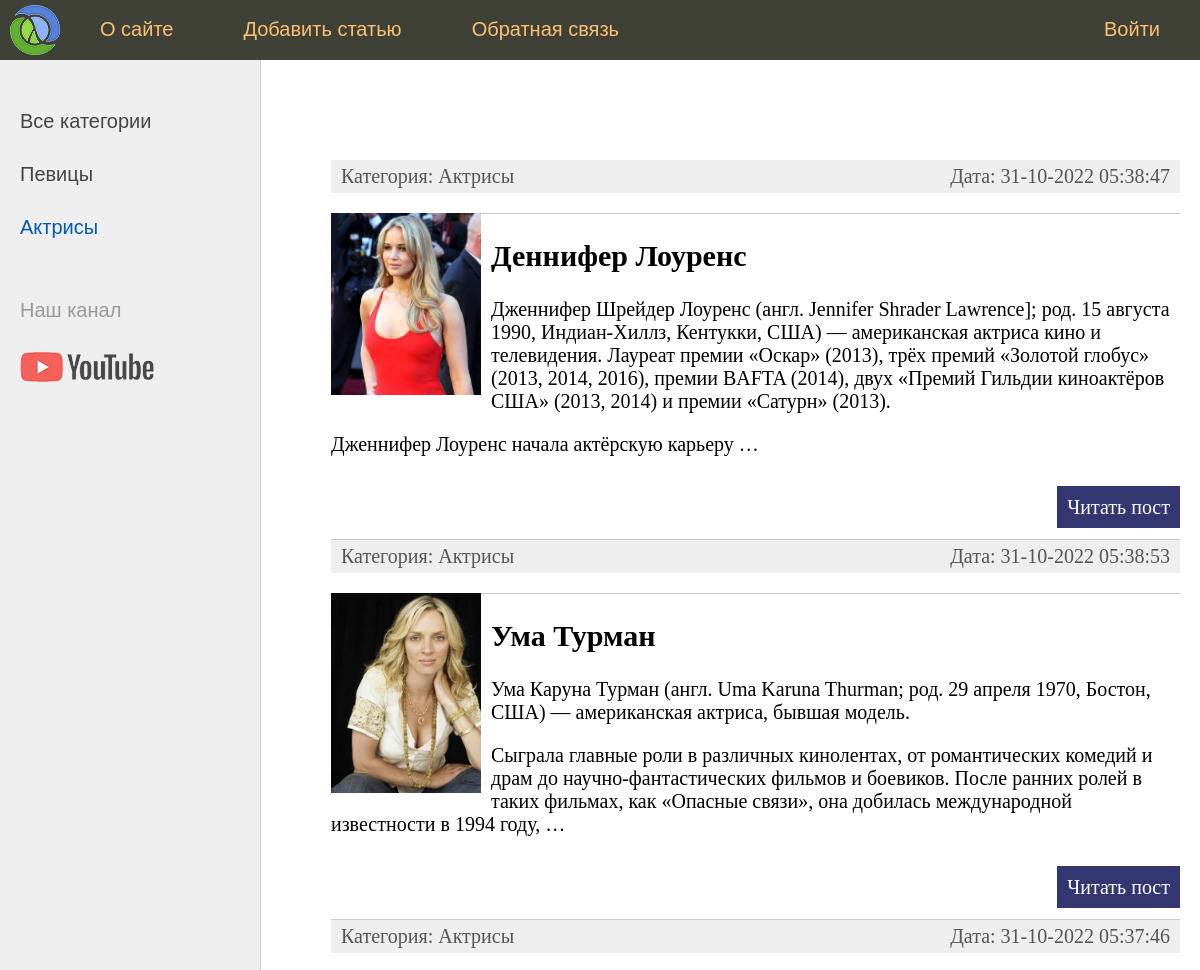
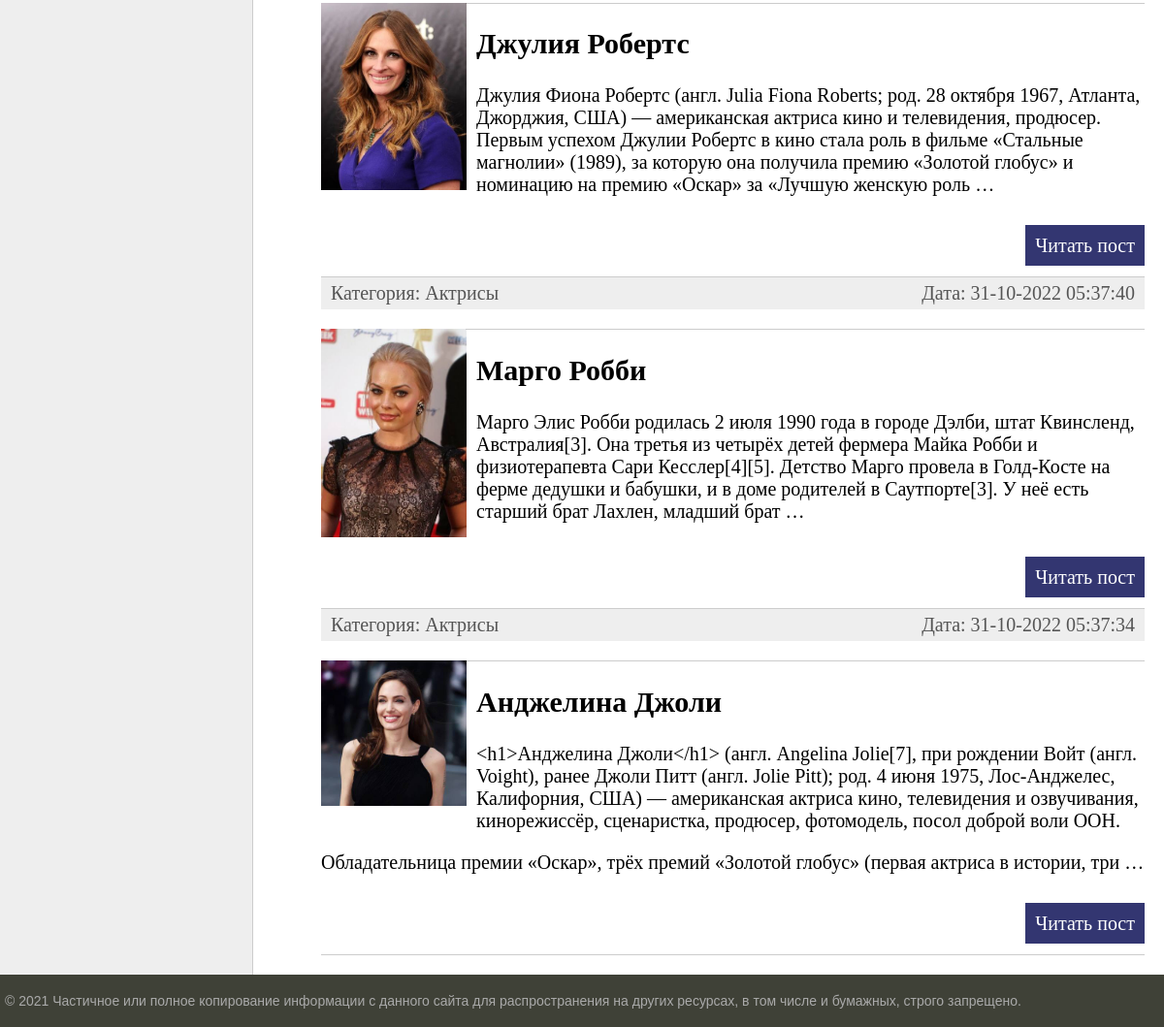
Screenshot of /category/aktrisy/ with the database file from the repository (2 pictures, top to bottom).
### women/models.py (models this page shows, shortened)
class Category(models.Model):
    name = models.CharField(max_length=100, db_index=True, verbose_name="Категория")
    slug = models.SlugField(max_length=255, unique=True, db_index=True, verbose_name="URL", null=True)
    class Meta:
        verbose_name = 'Категория'
        verbose_name_plural = 'Категории'
        ordering = ['id']
    def get_absolute_url(self):
        return reverse('category', kwargs={'cat_slug': self.slug})
    def __str__(self):
        return self.name

class Women(models.Model):
    title = models.CharField(max_length=255, verbose_name="Заголовок")
    slug = models.SlugField(max_length=255, unique=True, db_index=True, null=True, verbose_name="URL")
    content = models.TextField(blank=True, verbose_name="Текст статьи")
    photo = models.ImageField(upload_to="photos/%Y/%m/%d/", verbose_name="Фото")
    time_create = models.DateTimeField(auto_now_add=True, verbose_name="Время создания")
    time_update = models.DateTimeField(auto_now=True, verbose_name="Время изменения")
    is_published = models.BooleanField(default=True, verbose_name="Публикация")
    cat = models.ForeignKey('Category', on_delete=models.PROTECT, null=True, verbose_name="Категории")
    class Meta:
        verbose_name = 'Известные женщины'
        verbose_name_plural = 'Известные женщины'
        ordering = ['time_create', 'title']
    def get_absolute_url(self):
        return reverse('post', kwargs={'post_slug': self.slug})

### women/views.py (the view)
# urls.py: path('category/<slug:cat_slug>/', show_category, name='category'),
def show_category(request, cat_slug):
    cat_id = Category.objects.filter(slug=cat_slug)[0].pk
    posts = Women.objects.filter(cat_id=cat_id).order_by('-time_create')
    if len(posts) == 0:
        raise Http404()
    context = {
        'posts': posts,
        'title': 'Выбранная категория',
        'cat_selected': cat_id,
    }
    return render(request, 'women/index.html', context=context)

### women/templatetags/women_tags.py (called while the page is built)
@register.inclusion_tag('women/list_categories.html')
def show_categories(sort=None, cat_selected=0):
    if not sort:
        cats = Category.objects.all()
    else:
        cats = Category.objects.order_by(sort)
    return {"cats": cats, "cat_selected": cat_selected}

@register.inclusion_tag('women/main_menu.html')
def main_menu():
    return {"menu": menu}

### women/templates/women/index.html (shortened to what this page needs)
{% extends 'women/base.html' %}
{% block content %}
<ul class="list-articles">
	{% for p in posts %}
			<li><div class="article-panel">
         		<p class="first">Категория: {{p.cat}}</p>
         		<p class="last">Дата: {{p.time_update|date:"d-m-Y H:i:s"}}</p>
			</div>
			{% if p.photo %}
         		<p><img class="img-article-left thumb" src="{{p.photo.url}}"></p>
			{% endif %}
			<li><h2>{{p.title}}</h2>
			{% autoescape on %}
				{{p.content|linebreaks|truncatewords:50}}
			{% endautoescape %}
			<p class="link-read-post"><a href="{{ p.get_absolute_url }}">Читать пост</a></p>
			</li>
	{% endfor %}
</ul>
{% endblock %}

### women/templates/women/list_categories.html
{% for c in cats %}
         {% if c.pk == cat_selected %}
                   <li class="selected">{{c.name}}</li>
         {% else %}
                   <li><a href="{{ c.get_absolute_url }}">{{c.name}}</a></li>
         {% endif %}
{% endfor %}

### women/static/women/css/styles.css (style rules this page uses)
html, body { font-family: 'Arial'; margin: 0; padding: 0; height: 100%; width: 100%; color: #444; }
a { color: #0059b2; text-decoration: none; }
img { max-width: 600px; height: auto; }
img.img-article-left { max-width: 300px; height: auto; float: left; padding: 0 10px 10px 0; }
img.img-article-left.thumb { max-width: 150px; height: auto; }
p.link-read-post { text-align: right; }
p.link-read-post a { padding: 10px; min-width: 100px; background: #333671; color: #fff; text-decoration: none; }
div.article-panel { background: #eee; padding: 5px 10px 5px 10px; box-sizing: border-box; overflow: hidden; color: #555; }
div.article-panel p.first { margin: 0; float: left; }
div.article-panel p.last { margin: 0; float: right; }
ul.list-articles { list-style: none; margin: 0; padding: 0; }
ul.list-articles li { border-bottom: 1px solid #ccc; }
.left-chapters ul li { margin: 30px 0 0 0; color: #999; }
.left-chapters ul li.selected { color: #0059b2; }
.left-chapters ul li a { color: #444; text-decoration: none; }

### rows the page displays
Category: name "Певицы"
Category: name "Актрисы"
Women: cat "Актрисы", time_update "31-10-2022 05:38:47", photo (picture), title "Деннифер Лоуренс", content "Дженнифер Шрейдер Лоуренс (англ. Jennifer Shrader Lawrence]; род. 15 августа 1990, Индиан-Хиллз, Кентукки, США) — американская актриса кино и телевидения. Лауреат премии «Оскар» (2013), трёх премий «Золотой глобус» (2013, 2014, 2016), премии BAFTA (2014), двух «Премий Гильдии киноактёров США» (2013, 2014) и премии «Сатурн» (2013). Дженнифер Лоуренс начала актёрскую карьеру …"
Women: cat "Актрисы", time_update "31-10-2022 05:38:53", photo (picture), title "Ума Турман", content "Ума Каруна Турман (англ. Uma Karuna Thurman; род. 29 апреля 1970, Бостон, США) — американская актриса, бывшая модель. Сыграла главные роли в различных кинолентах, от романтических комедий и драм до научно-фантастических фильмов и боевиков. После ранних ролей в таких фильмах, как «Опасные связи», она добилась международной известности в 1994 году, …"
Women: cat "Актрисы", time_update "31-10-2022 05:37:46", photo (picture), title "Джулия Робертс", content "Джулия Фиона Робертс (англ. Julia Fiona Roberts; род. 28 октября 1967, Атланта, Джорджия, США) — американская актриса кино и телевидения, продюсер. Первым успехом Джулии Робертс в кино стала роль в фильме «Стальные магнолии» (1989), за которую она получила премию «Золотой глобус» и номинацию на премию «Оскар» за «Лучшую женскую роль …"
Women: cat "Актрисы", time_update "31-10-2022 05:37:40", photo (picture), title "Марго Робби", content "Марго Элис Робби родилась 2 июля 1990 года в городе Дэлби, штат Квинсленд, Австралия[3]. Она третья из четырёх детей фермера Майка Робби и физиотерапевта Сари Кесслер[4][5]. Детство Марго провела в Голд-Косте на ферме дедушки и бабушки, и в доме родителей в Саутпорте[3]. У неё есть старший брат Лахлен, младший брат …"
Women: cat "Актрисы", time_update "31-10-2022 05:37:34", photo (picture), title "Анджелина Джоли", content "<h1>Анджелина Джоли</h1> (англ. Angelina Jolie[7], при рождении Войт (англ. Voight), ранее Джоли Питт (англ. Jolie Pitt); род. 4 июня 1975, Лос-Анджелес, Калифорния, США) — американская актриса кино, телевидения и озвучивания, кинорежиссёр, сценаристка, продюсер, фотомодель, посол доброй воли ООН. Обладательница премии «Оскар», трёх премий «Золотой глобус» (первая актриса в истории, три …"

### other values shown
{{ m.title }} "О сайте" "Добавить статью" "Обратная связь"
{{ m.title }} "Войти"
